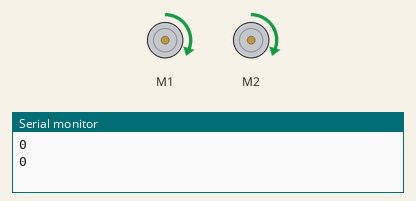
Bench run of a sketch on a simulated Arduino Leonardo, built with avr-gcc and run on an emulated ATmega32U4. On the bench: 2 × DC motor (green arrow = forward, orange = backward, longer = faster), the last lines printed to the serial monitor.

Above: at 0.5 s.
At 1.5 s:
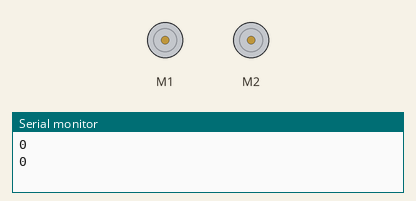
At 5.5 s:
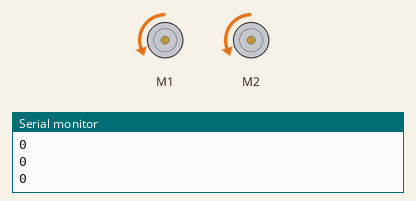
Timing chart, 0 to 6.9 s (numbered marks = the images above):
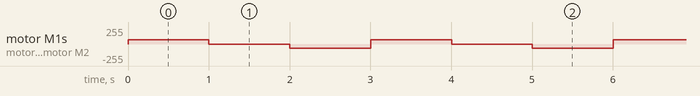

Measured:
- by itself, motor M1, motor M2: repeats every 3.0 s: stopped 1.0 s, backward 63/255 1.0 s, forward 63/255 1.0 s

The sketch:

Motors_And_Encoders.ino
```cpp
#include <Wire.h>
#include <Zumo32U4.h>

#define BAUD_RATE 9600
#define SPEED 100

Zumo32U4Motors Motors; // https://pololu.github.io/zumo-32u4-arduino-library/class_zumo32_u4_motors.html
Zumo32U4Encoders Encoders; // Documentation: https://pololu.github.io/zumo-32u4-arduino-library/class_zumo32_u4_encoders.html

// You would think to call Encoders.init(), as you want to 'start it', but what is said in the documentation;
// "This function is called automatically whenever you call any other function in this class, so you should not normally need to call it in your code."
void setup() {
  Serial.begin(BAUD_RATE);
}

// Prints out the encoder values to the serial monitor.
// I wanted to use getCountsAndResetRight/getCountsAndResetLeft, however the functionality is nigh identical except it 'clears' the counts.
// The max Encoder count is 32767, this is why getCountsAndResetRight/getCountsAndResetLeft is recommended.
void PrintEncoders() {
  Serial.println(Encoders.getCountsLeft());
  Serial.println(Encoders.getCountsRight());
}

// Does a sequence of instructions that the Zumo32U4 has to do.
// I use setSpeeds, as it's identical to combining setLeftSpeed/setRightSpeed.
void loop() {
  PrintEncoders();
  Motors.setSpeeds(SPEED, SPEED); // Goes forward.
  delay(1000); // Waits one second.
  Motors.setSpeeds(0, 0); // Stops.
  delay(1000); // Waits one second.
  Motors.setSpeeds(-SPEED, -SPEED); // Goes Backwards.
  delay(1000); // Waits one second.
}
```
